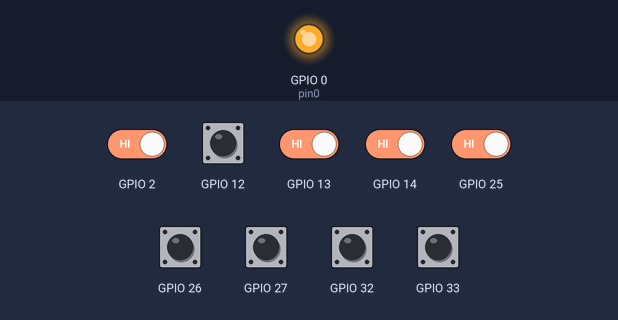
The sketch below on a simulated ESP32. On the bench: output pins drawn as LEDs (lit = HIGH). Inputs (shaded band) come from the test bench; at power-on: GPIO 2, GPIO 12–14, GPIO 25–27, GPIO 32, GPIO 33 HIGH. WiFi joins after 1.5 s; servers stay silent unless stated.

Above: at 3.0 s.
3.1 s: GPIO 33 pulled LOW for 0.15 s
At 4.5 s:
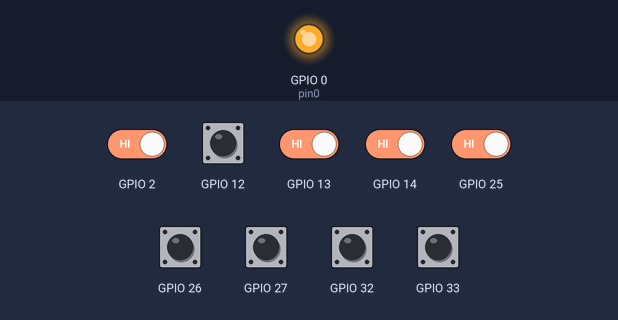
4.8 s: GPIO 12 pulled LOW for 1 s
At 5.6 s:
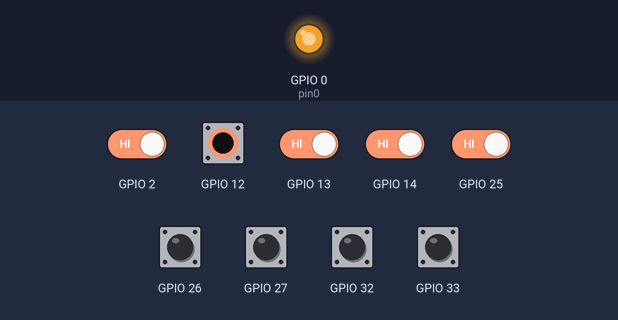
7.3 s: GPIO 33 pulled LOW for 1 s
At 7.9 s:
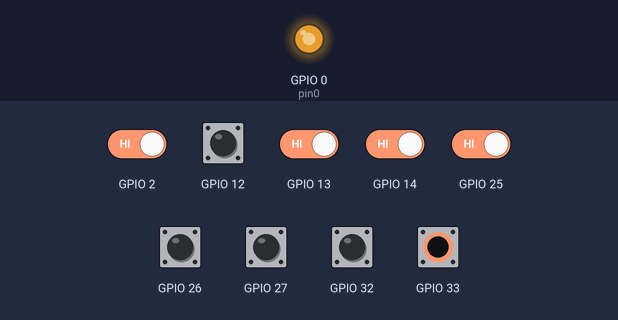
9.8 s: GPIO 2 driven LOW and GPIO 12 driven LOW and GPIO 13 driven LOW and GPIO 14 driven LOW and GPIO 25 driven LOW
At 10.6 s:
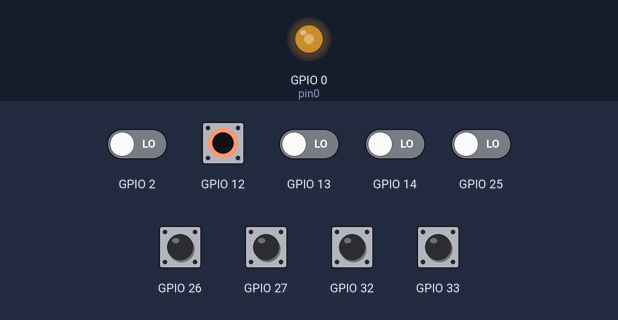
11.3 s: GPIO 26 pulled LOW for 0.15 s
At 11.54 s:
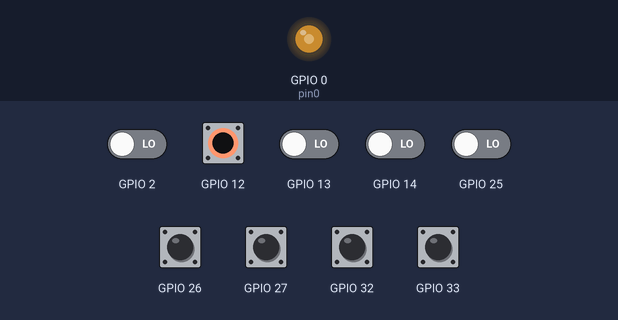
12.9 s: GPIO 12 driven HIGH
At 14.1 s:
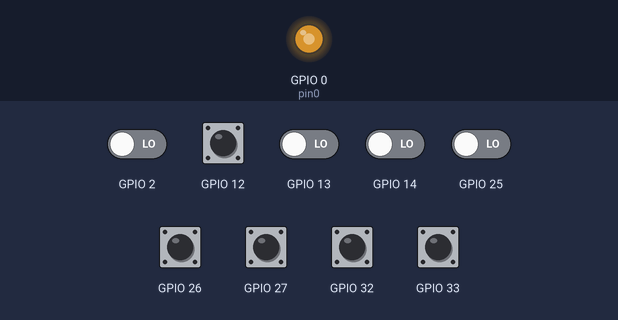
Timing chart, 0 to 15.4 s (numbered marks = the images above; inputs shaded):
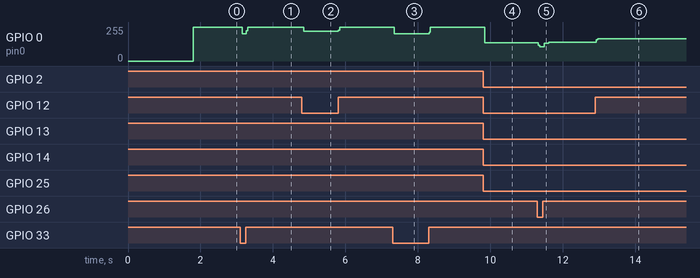

The sketch:

Water_level_monitoring_system.ino
```cpp
#define BLYNK_PRINT Serial


#include <WiFi.h>
#include <BlynkSimpleEsp32.h>
#define ON 255
#define OFF 0
bool isFirstConnect = true;
int pin0= 0;//BY DEFAULT LED OF ESP01 for relay
int pin1= 0;//BY DEFAULT LED OF ESP01 for relay
int pin2= 0;//BY DEFAULT LED OF ESP01 for relay
int pin3= 0;//BY DEFAULT LED OF ESP01 for relay
int pin4= 0;//BY DEFAULT LED OF ESP01 for relay
int pin5= 0;//BY DEFAULT LED OF ESP01 for relay
int pin6= 0;//BY DEFAULT LED OF ESP01 for relay
int pin7= 0;//BY DEFAULT LED OF ESP01 for relay
// You should get Auth Token in the Blynk App.
char auth[] = "aKB49qcMjtN6fxZrO9EcuXg4cCJYRI7v";//AUTHENTICATION TOKEN FROM EMAIL
char ssid[] = "Tech House";// ENTER YOR WIFI NAME
char pass[] = "lenovog50";// ENTER YOR WIFI Password
// in Blynk app writes va1lues to the Button Digital Pin 23

BLYNK_CONNECTED() // runs every time Blynk connection is established
{
    if (isFirstConnect)
    {
// Request server to re-send latest values for all pins
    Blynk.syncAll();
    isFirstConnect = false;
    }
}
void setup()
{
  // Debug console
  Serial.begin(9600);
pinMode(pin0,OUTPUT);
pinMode(pin1,OUTPUT);
pinMode(pin2,OUTPUT);
pinMode(pin3,OUTPUT);
pinMode(pin4,OUTPUT);
pinMode(pin5,OUTPUT);
pinMode(pin6,OUTPUT);
pinMode(pin7,OUTPUT);
pinMode(12,INPUT_PULLUP);
pinMode(13,INPUT_PULLUP);
pinMode(14,INPUT_PULLUP);
pinMode(25,INPUT_PULLUP);
pinMode(26,INPUT_PULLUP);
pinMode(27,INPUT_PULLUP);
pinMode(32,INPUT_PULLUP);
pinMode(33,INPUT_PULLUP);
  Blynk.begin(auth, ssid, pass);
}

void loop()
{
  Blynk.run();
int pinValue0=digitalRead(12);
int isButtonPressed = !digitalRead(2);

  if (pinValue0==LOW)
  {

     digitalWrite(pin0, LOW);

       TurnOn();
   }
 else if (pinValue0==HIGH)
  {
    digitalWrite(pin0, HIGH);

       TurnOff();
  }

//xxxxxxxxxxxxxxxxxxxxxxxxxxxxxxxxxxxxxxxxxxxxxxxxxxxxxxxxxxxxxxxx

  int pinValue1=digitalRead(13);
  if (pinValue1==LOW)
  {
     digitalWrite(pin1, LOW);

       TurnOn1();
   }
 else if (pinValue1==HIGH)
  {
    digitalWrite(pin1, HIGH);
       TurnOff1();
  }
//xxxxxxxxxxxxxxxxxxxxxxxxxxxxxxxxxxxxxxxxxxxxxxxxxxxxxxxxxxxxxxxx
   int pinValue2=digitalRead(14);
  if (pinValue2==LOW)
  {
     digitalWrite(pin2, LOW);

       TurnOn2();
   }
 else if (pinValue2==HIGH)
  {
    digitalWrite(pin2, HIGH);
       TurnOff2();
  }
//xxxxxxxxxxxxxxxxxxxxxxxxxxxxxxxxxxxxxxxxxxxxxxxxxxxxxxxxxxxxxxxx
   int pinValue3=digitalRead(25);
  if (pinValue3==LOW)
  {
     digitalWrite(pin3, LOW);

       TurnOn3();
   }
 else if (pinValue3==HIGH)
  {
    digitalWrite(pin3, HIGH);
       TurnOff3();
  }
//xxxxxxxxxxxxxxxxxxxxxxxxxxxxxxxxxxxxxxxxxxxxxxxxxxxxxxxxxxxxxxxx

   int pinValue4=digitalRead(26);
  if (pinValue4==LOW)
  {
     digitalWrite(pin4, LOW);

       TurnOn4();
   }
 else if (pinValue4==HIGH)
  {
    digitalWrite(pin4, HIGH);
       TurnOff4();
  }
//xxxxxxxxxxxxxxxxxxxxxxxxxxxxxxxxxxxxxxxxxxxxxxxxxxxxxxxxxxxxxxxx

   int pinValue5=digitalRead(27);
  if (pinValue5==LOW)
  {
     digitalWrite(pin5, LOW);

       TurnOn5();
   }
 else if (pinValue5==HIGH)
  {
    digitalWrite(pin5, HIGH);
       TurnOff5();
  }
//xxxxxxxxxxxxxxxxxxxxxxxxxxxxxxxxxxxxxxxxxxxxxxxxxxxxxxxxxxxxxxxx

   int pinValue6=digitalRead(32);
  if (pinValue6==LOW)
  {
     digitalWrite(pin6, LOW);

       TurnOn6();
   }
 else if (pinValue6==HIGH)
  {
    digitalWrite(pin6, HIGH);
       TurnOff6();
  }
  //xxxxxxxxxxxxxxxxxxxxxxxxxxxxxxxxxxxxxxxxxxxxxxxxxxxxxxxxxxxxxxxx

   int pinValue7=digitalRead(33);
  if (pinValue7==LOW)
  {
     digitalWrite(pin7, LOW);
       TurnOn7();
   }
 else if (pinValue7==HIGH)
  {
    digitalWrite(pin7, HIGH);
       TurnOff7();
  }
 //xxxxxxxxxxxxxxxxxxxxxxxxxxxxxxxxxxxxxxxxxxxxxxxxxxxxxxxxxxxxxxxx
} // void loop End


//xxxxxxxxxxxxxxxxxxxxxxxxxxxxxxxxxxxxxxxxxxxxxxxxxxxxxxxxxxxxxxxx

void TurnOn()
{
        Blynk.virtualWrite(V0, ON); // virtual LED

    //    Particle.publish("TurnOn state executed : ", String(ON));
}

void TurnOff()
{
        Blynk.virtualWrite(V0, OFF); // virtual LED

  //      Particle.publish("TurnOff state executed : ", String(OFF));
}
//xxxxxxxxxxxxxxxxxxxxxxxxxxxxxxxxxxxxxxxxxxxxxxxxxxxxxxxxxxxxxxxx
void TurnOn1()
{
        Blynk.virtualWrite(V1, ON); // virtual LED

    //    Particle.publish("TurnOn state executed : ", String(ON));
}

void TurnOff1()
{
        Blynk.virtualWrite(V1, OFF); // virtual LED

  //      Particle.publish("TurnOff state executed : ", String(OFF));
}
//xxxxxxxxxxxxxxxxxxxxxxxxxxxxxxxxxxxxxxxxxxxxxxxxxxxxxxxxxxxxxxxx
void TurnOn2()
{
        Blynk.virtualWrite(V2, ON); // virtual LED

    //    Particle.publish("TurnOn state executed : ", String(ON));
}

void TurnOff2()
{
        Blynk.virtualWrite(V2, OFF); // virtual LED

  //      Particle.publish("TurnOff state executed : ", String(OFF));
}
//xxxxxxxxxxxxxxxxxxxxxxxxxxxxxxxxxxxxxxxxxxxxxxxxxxxxxxxxxxxxxxxx
void TurnOn3()
{
        Blynk.virtualWrite(V3, ON); // virtual LED

    //    Particle.publish("TurnOn state executed : ", String(ON));
}

void TurnOff3()
{
        Blynk.virtualWrite(V3, OFF); // virtual LED

  //      Particle.publish("TurnOff state executed : ", String(OFF));
}

//xxxxxxxxxxxxxxxxxxxxxxxxxxxxxxxxxxxxxxxxxxxxxxxxxxxxxxxxxxxxxxxx
void TurnOn4()
{
        Blynk.virtualWrite(V4, ON); // virtual LED

    //    Particle.publish("TurnOn state executed : ", String(ON));
}

void TurnOff4()
{
        Blynk.virtualWrite(V4, OFF); // virtual LED

  //      Particle.publish("TurnOff state executed : ", String(OFF));
}
//xxxxxxxxxxxxxxxxxxxxxxxxxxxxxxxxxxxxxxxxxxxxxxxxxxxxxxxxxxxxxxxx
void TurnOn5()
{
        Blynk.virtualWrite(V5, ON); // virtual LED

    //    Particle.publish("TurnOn state executed : ", String(ON));
}

void TurnOff5()
{
        Blynk.virtualWrite(V5, OFF); // virtual LED

  //      Particle.publish("TurnOff state executed : ", String(OFF));
}
//xxxxxxxxxxxxxxxxxxxxxxxxxxxxxxxxxxxxxxxxxxxxxxxxxxxxxxxxxxxxxxxx
void TurnOn6()
{
        Blynk.virtualWrite(V6, ON); // virtual LED

    //    Particle.publish("TurnOn state executed : ", String(ON));
}

void TurnOff6()
{
        Blynk.virtualWrite(V6, OFF ); // virtual LED

  //      Particle.publish("TurnOff state executed : ", String(OFF));
}
//xxxxxxxxxxxxxxxxxxxxxxxxxxxxxxxxxxxxxxxxxxxxxxxxxxxxxxxxxxxxxxxx
void TurnOn7()
{
        Blynk.virtualWrite(V7, ON); // virtual LED

    //    Particle.publish("TurnOn state executed : ", String(ON));
}

void TurnOff7()
{
        Blynk.virtualWrite(V7, OFF); // virtual LED

  //      Particle.publish("TurnOff state executed : ", String(OFF));
}
```

Measured:
- after the input at 3.1 s, GPIO 0 (pin0): 255/255 → 204/255 after 0.05 s, → 255/255 0.12 s later
- after the input at 4.8 s, GPIO 0 (pin0): 255/255 → 225/255 after 0.05 s, → 255/255 0.96 s later
- after the input at 7.3 s, GPIO 0 (pin0): 255/255 → 204/255 after 0.05 s, → 255/255 0.96 s later
- after the input at 9.8 s, GPIO 0 (pin0): 255/255 → 136/255 after 0.05 s
- after the input at 11.3 s, GPIO 0 (pin0): 136/255 → 108/255 at once, → 134/255 0.16 s later, → 140/255 0.12 s later
- after the input at 12.9 s, GPIO 0 (pin0): 140/255 → 166/255 at once
